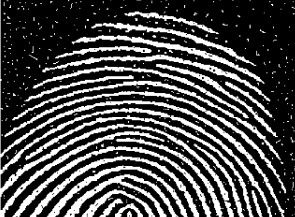
#> input picture finger.jpeg, 295 x 217 px
$ jupyter execute --allow-errors ques5.ipynb
#> lines starting #> are read from the running program, lines starting #| are printed output that depends on the picture; after the words box and inside, x2 and y2 are one past the last pixel; in counts of white or black regions, pixels touching at a corner belong together
[cell 1]
import matplotlib.pyplot as plt
import numpy as np
import cv2 as cv

[cell 2]
img = plt.imread("finger.jpeg")
#> img is the input picture: shape (217, 295, 3); min 0, max 255, mean 74.1
plt.imshow(img, cmap='gray')
plt.show()

[cell 3]
def erosion(image, mask):
    considered_pixel = mask.copy()
    new_image = image.copy()
    x, y = mask.shape
    height, width = image.shape

    for i in range(height):
        for j in range(width):
            ok = True
            for l in range(x):
                for r in range(y):
                    if(mask[l, r] == 0):
                        continue
                    xx = l + i - (x // 2)
                    yy = r + j - (y // 2)
                    considered_pixel[l, r] = 0
                    if(xx >= 0 and xx < height and yy >=0 and yy < width):
                        considered_pixel[l, r] = image[xx, yy]

                    if(considered_pixel[l, r] == 0):
                        ok = False
                        break
            if ok :
                new_image[i,j] = 255
            else:
                new_image[i,j] = 0

    return new_image.astype(np.uint8)

[cell 4]
def dilation(image, mask):
    considerd_pixel = mask.copy()
    new_image = np.zeros(image.shape, dtype=np.uint8)
    x, y = mask.shape
    height, width = image.shape

    for i in range(image.shape[0]):
        for j in range(image.shape[1]):

            ok = False
            for l in range(x):
                for r in range(y):
                    xx = i - x // 2 + l
                    yy = j - y // 2 + r
                    if xx < 0 or xx >= height or yy < 0 or yy >= width:
                        continue
                    if image[xx,yy] > 0 and mask[l , r] > 0:
                        ok = True
                        break

            if(ok):
                new_image[i,j] = 255
            ok = False


    return new_image

[cell 5]
mask = np.ones((3,3), dtype=np.uint8)
mask[0 , 0] = mask[0 , 2] = mask[2 , 0] = mask[2, 2] = 0
binary_image = (img >= 100) * 255
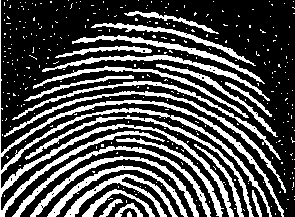
#> binary_image: shape (217, 295, 3) int64; 30.8% white; 334 white regions (310 under 20 px), largest, box (x1, y1, x2, y2) and area: (0, 0, 284, 217) 4848, (12, 146, 211, 217) 1154, (4, 91, 286, 193) 1135

#> (the rest of this cell did not finish here and is left out)


$ run again, with moon.png saved as finger.jpeg
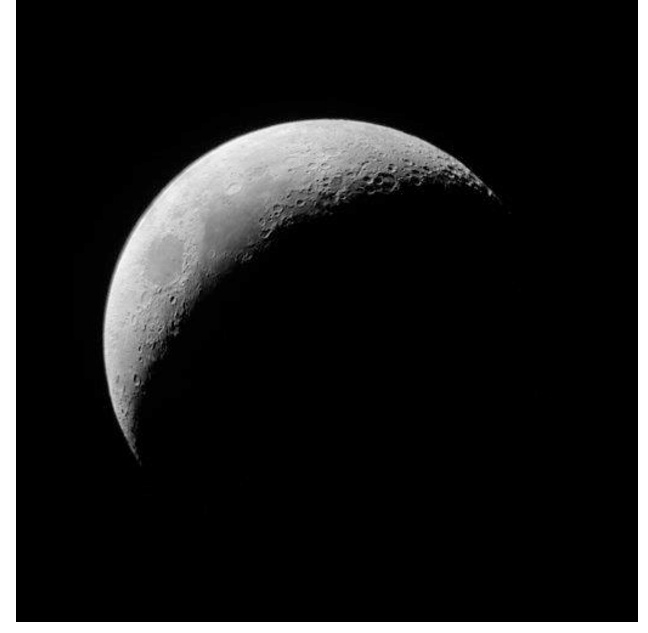
#> input picture moon.png, 648 x 633 px
#> img is the input picture: shape (633, 648, 3); min 0, max 255, mean 28.7
#> `binary_image = (img >= 100) * 255`:
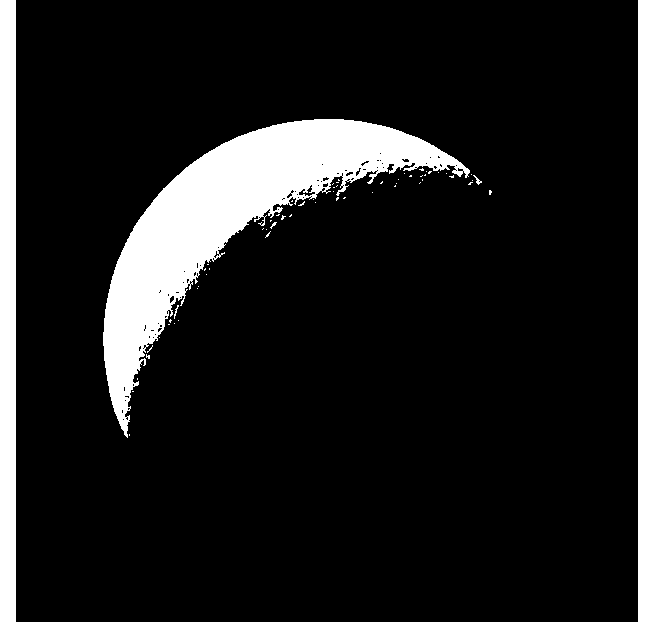
#> binary_image: shape (633, 648, 3) int64; 13% white; 61 white regions (57 under 20 px), largest, box (x1, y1, x2, y2) and area: (103, 119, 470, 438) 29738, (0, 0, 648, 633) 23300, (473, 175, 482, 185) 29, (174, 305, 179, 319) 22
